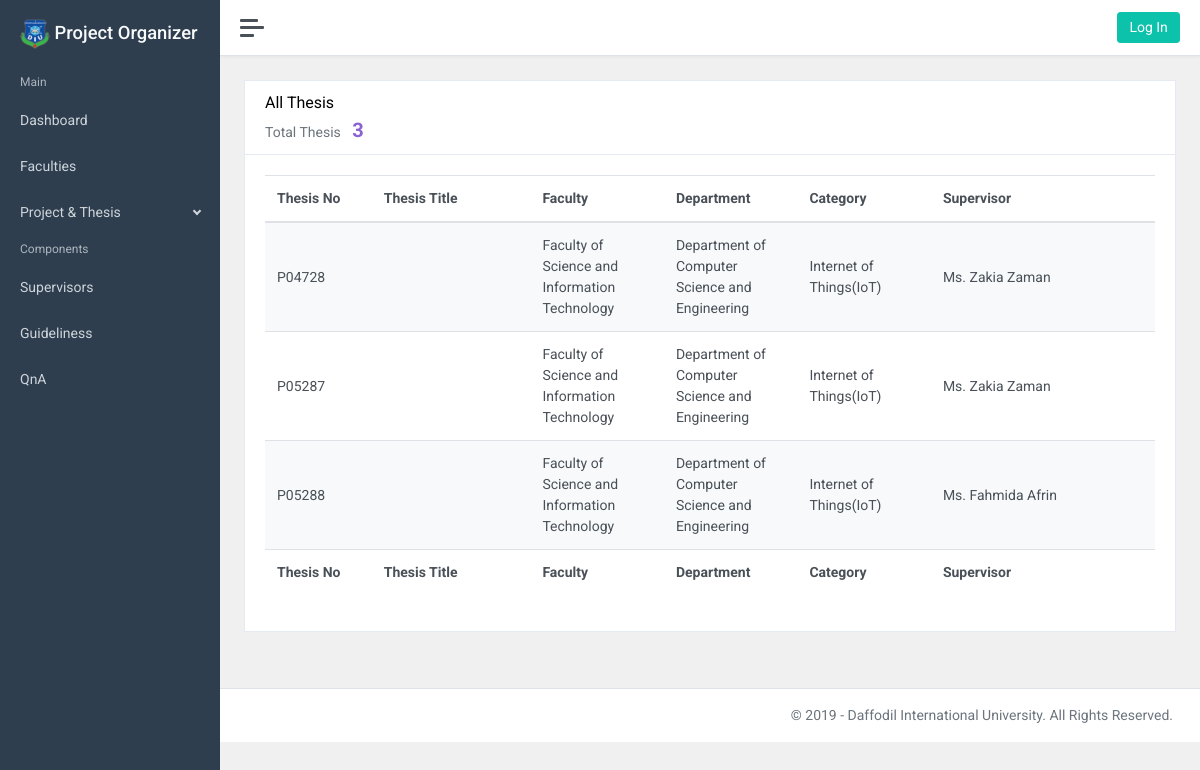
Page /allthesis/ on the earlier database version.
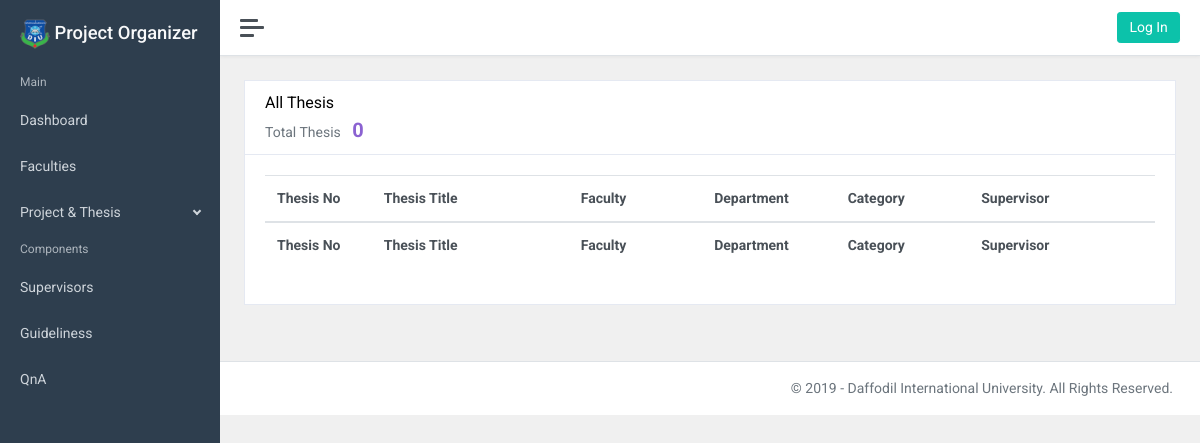
Same page on the later database version.
### projectapp/models.py (models this page shows, shortened)
class thesis(models.Model):
	thesis_no = models.CharField(max_length=50, unique=True)
	thesis_title = models.CharField(max_length=100)
	details = models.TextField()
	thesis_file = models.FileField(upload_to='thesis/file')
	faculty = models.ForeignKey(faculty, on_delete=models.CASCADE)
	department = ChainedForeignKey(
		department,
		chained_field="faculty", # the field on your own model that this field links to
        chained_model_field="facultyName", # the field on Country that corresponds to newcontinent
        show_all=False,
        auto_choose=True,
        sort=True
	)
	posted_by = models.ForeignKey(adminprofile, on_delete=models.CASCADE)
	supervisor = models.ForeignKey(supervisor, on_delete=models.CASCADE)
	thesis_category = ChainedForeignKey(
		thesisCategory,
		chained_field="department", # the field on your own model that this field links to
        chained_model_field="department", # the field on Country that corresponds to newcontinent
        show_all=False,
        auto_choose=True,
        sort=True
	)
	student_id_1 = models.CharField(max_length=50)
	student_id_2 = models.CharField(max_length=50, default=True)
	student_id_3 = models.CharField(max_length=50, default=True)
	student_id_4 = models.CharField(max_length=50, default=True)
	posted_on = models.DateTimeField(auto_now=False, auto_now_add=True)
	updated_on = models.DateTimeField(auto_now=True, auto_now_add=False)

class faculty(models.Model):
	faculty_name = models.CharField(max_length=100, unique=True)
	def __str__(self):
		return self.faculty_name

class department(models.Model):
	department_name = models.CharField(max_length=100, unique=True)
	department_nickname = models.CharField(max_length=20, unique=True)
	facultyName = models.ForeignKey(faculty, on_delete=models.CASCADE)
	posted_on = models.DateTimeField(auto_now=False, auto_now_add=True)
	updated_on = models.DateTimeField(auto_now=True, auto_now_add=False)
	def __str__(self):
		return self.department_name

class thesisCategory(models.Model):
	category_thesis = models.CharField(max_length=50)
	department = models.ForeignKey(department, on_delete=models.CASCADE)
	posted_by = models.ForeignKey(adminprofile, on_delete=models.CASCADE)
	posted_on = models.DateTimeField(auto_now=False, auto_now_add=True)
	updated_on = models.DateTimeField(auto_now=True, auto_now_add=False)
	def __str__(self):
		return self.category_thesis

class supervisor(models.Model):
	name = models.CharField(max_length=50)
	initial = models.CharField(max_length=10, unique=True)
	email = models.CharField(max_length=50)
	image = models.FileField(upload_to='supervisor/img')
	details = models.CharField(max_length=100)
	faculty = models.ForeignKey(faculty, on_delete=models.CASCADE)
	department = ChainedForeignKey(
		department,
		chained_field="faculty", # the field on your own model that this field links to
        chained_model_field="facultyName", # the field on Country that corresponds to newcontinent
        show_all=False,
        auto_choose=True,
        sort=True
	)
	posted_by = models.ForeignKey(adminprofile, on_delete=models.CASCADE)
	posted_on = models.DateTimeField(auto_now=False, auto_now_add=True)
	updated_on = models.DateTimeField(auto_now=True, auto_now_add=False)
	def __str__(self):
		return self.name

### projectapp/views.py (the view)
# urls.py: path('allthesis/', views.getallthesis, name="allthesis"),
def getallthesis(request):
    thesis_data = thesis.objects.all()
    countThesisData = thesis_data.count()
    context={
        "t_data":thesis_data,
        "count": countThesisData
    }
    return render(request, "allthesis.html", context)

### templates/allthesis.html (shortened to what this page needs)
{% extends 'base.html' %}
{% load static %}
{% block content%}
<div class="row">
    <div class="col-12">
        <div class="card">
            <div class="card-header">
                <h5 class="card-title">All Thesis</h5>
                <h6 class="card-subtitle text-muted">Total Thesis
                    <span class="ml-2" style="font-size: 20px; font-weight: bold; color: #8B62D1">{{count}}</span>
                </h6>
            </div>
            <div class="card-body">
                <table id="datatables-basic" class="table table-striped" style="width:100%">
                    <thead>
                        <tr>
                            <th style="width:12%">Thesis No</th>
                            <th>Thesis Title</th>
                            <th style="width:15%">Faculty</th>
                            <th style="width:15%">Department</th>
                            <th style="width:15%">Category</th>
                            <th>Supervisor</th>
                        </tr>
                    </thead>
                    <tbody>
                        {% for i in t_data %}
                        <tr>
                            <td>{{i.thesis_no}}</td>
                            <td>{{i.thesis_title}}</td>
                            <td>{{i.faculty}}</td>
                            <td>{{i.department}}</td>
                            <td>{{i.thesis_category}}</td>
                            <td>{{i.supervisor}}</td>
                        </tr>
                        {% endfor %}
                    </tbody>
                    <tfoot>
                        <tr>
                            <th style="width:12%">Thesis No</th>
                            <th>Thesis Title</th>
                            <th style="width:15%">Faculty</th>
                            <th style="width:15%">Department</th>
                            <th style="width:15%">Category</th>
                            <th>Supervisor</th>
                        </tr>
                    </tfoot>
                </table>
            </div>
        </div>
    </div>
    {% endblock %}

### templates/base.html (shortened to what this page needs)
<!DOCTYPE html>
<html lang="en">
<head>
	{% load static %}
	<link href="{% static 'css/app.css' %}" rel="stylesheet">
</head>
<body>
	<div class="wrapper">
		<div class="d-flex">
			<nav class="sidebar sidebar-sticky">
				<div class="sidebar-content">
					<a class="sidebar-brand" href="{% url 'index' %}">
						<i class="align-middle"> <img src="{%static 'img/diu.png' %}" alt=""
								style="width:30px; height:30px;"></i>
						<span class="align-middle">Project Organizer</span>
					</a>
					<ul class="sidebar-nav">
						<li class="sidebar-header">
							Main
						</li>
						<li class="sidebar-item active">
							<a href="{% url 'index' %}" class="sidebar-link">
								 <span
									class="align-middle">Dashboard</span>
							</a>
						</li>
						<li class="sidebar-item">
							<a href="{% url 'allfaculty' %}" class="sidebar-link">
								 <span
									class="align-middle">Faculties</span>
							</a>
						</li>
						<li class="sidebar-item">
							<a href="#layouts" data-toggle="collapse" class="sidebar-link collapsed">
								 <span class="align-middle">Project &
									Thesis</span>
							</a>
						</li>
						<li class="sidebar-header">
							Components
						</li>
						<li class="sidebar-item">
							<a href="{% url 'supervisors' %}" class="sidebar-link">
								 <span
									class="align-middle">Supervisors</span>
							</a>
						</li>
						<li class="sidebar-item">
							<a href="{% url 'PageNotFound' %}" class="sidebar-link">
								 <span
									class="align-middle">Guideliness</span>
							</a>
						</li>
						<li class="sidebar-item">
							<a href="{% url 'question' %}" class="sidebar-link">
								 <span
									class="align-middle">QnA</span></a>
						</li>
				</div>
			</nav>
			<div class="main">
				<nav class="navbar navbar-expand navbar-light bg-white">
					<a class="sidebar-toggle d-flex mr-2">
						<i class="hamburger align-self-center"></i>
					</a>
					{% if request.user.is_authenticated %}
					<div class="navbar-collapse collapse">
						<ul class="navbar-nav ml-auto">
							<li class="nav-item dropdown">
								<a class="nav-link dropdown-toggle" href="#" id="userDropdown" data-toggle="dropdown">
									<!-- <span class="d-inline-block d-md-none">
										<i class="align-middle" data-feather="settings"></i>
									</span> -->
									<span class="d-sm-inline-block">
										<img src="{{user.adminprofile.image.url}}"
											class="avatar img-fluid rounded-circle mr-3" alt="{{username}}" />
										<span class="text-dark mr-1">{{user.username}}</span>
									</span>
								</a>
								<div class="dropdown-menu dropdown-menu-right mt-2" aria-labelledby="userDropdown">
									<a class="dropdown-item" href="{% url 'PageNotFound' %}"><i
											class="align-middle mr-1" data-feather="user"></i> Profile</a>
									<div class="dropdown-divider"></div>
									<a class="dropdown-item" href="{% url 'PageNotFound' %}">Help</a>
									<a class="dropdown-item" href="{% url 'logout' %}">Sign out</a>
								</div>
							</li>
						</ul>
					</div>
					{% else %}
					<div class="navbar-nav ml-auto">
						<span class="d-sm-inline-block">
							<a href="{% url 'login' %}" <button class="btn btn-primary">
								Log In</button> </a>
						</span>
					</div>
					{% endif %}
				</nav>
				{% url 'index' as my_create %}
				<main class="content">
					<div class="container-fluid p-0">
						{% block content%}
						{% endblock %}
					</div>
				</main>
				<footer class="footer">
					<div class="container-fluid">
						<div class="row text-muted">
							<div class="col-12 text-right">
								<p class="mb-0">
									&copy; 2019 - <a href="http://daffodilvarsity.edu.bd/" target="blank"
										class="text-muted">Daffodil
										International
										University. All Rights Reserved.</a>
								</p>
							</div>
						</div>
					</div>
				</footer>
			</div>
		</div>
	</div>
</body>
</html>

Differences in the rows shown:
removed thesis: thesis_no "P04728", faculty "Faculty of Science and Information Technology", department "Department of Computer Science and Engineering", thesis_category "Internet of Things(IoT)", supervisor "Ms. Zakia Zaman"
removed thesis: thesis_no "P05287", faculty "Faculty of Science and Information Technology", department "Department of Computer Science and Engineering", thesis_category "Internet of Things(IoT)", supervisor "Ms. Zakia Zaman"
removed thesis: thesis_no "P05288", faculty "Faculty of Science and Information Technology", department "Department of Computer Science and Engineering", thesis_category "Internet of Things(IoT)", supervisor "Ms. Fahmida Afrin"
Other differences:
{{ count }}: "3" → "0"
